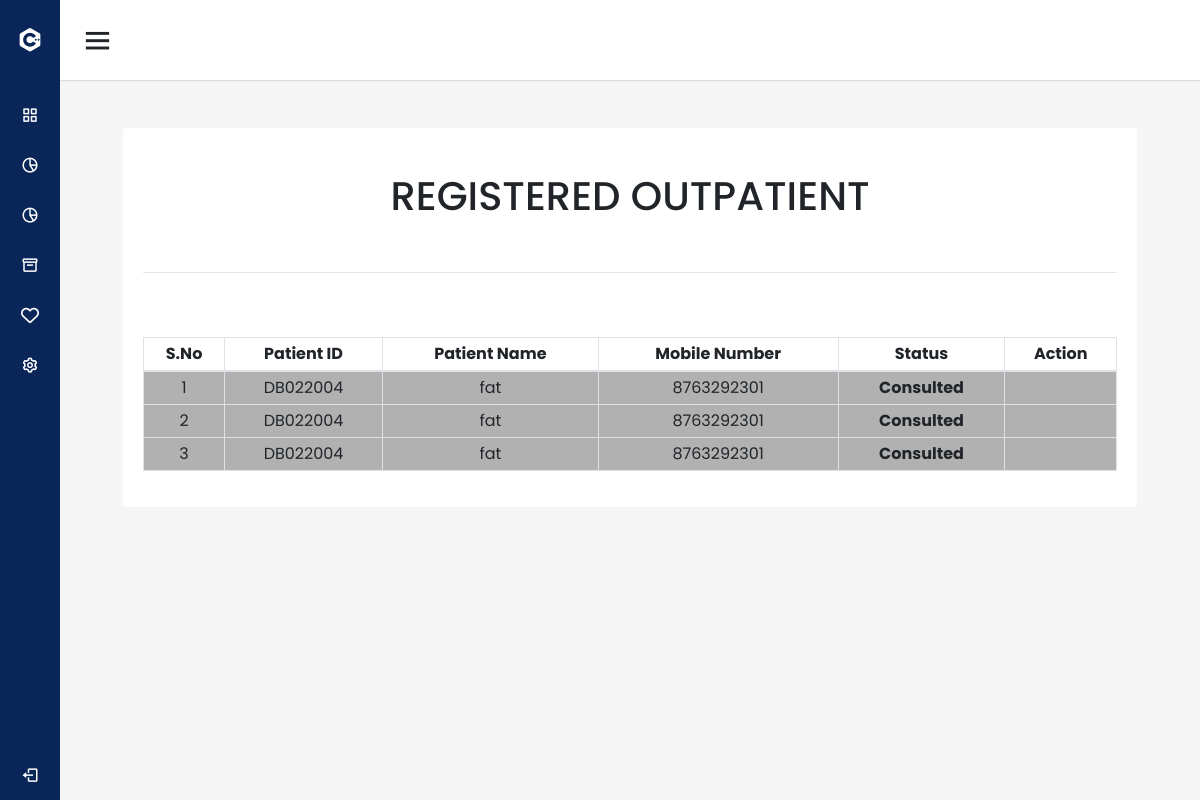
Page /doctor_view/ (signed in) on the committed database.
### management/models.py (models this page shows, shortened)
class TodayPatients(models.Model):
    patient=models.ForeignKey(PatientDetails,on_delete=models.CASCADE)
    created_at=models.DateTimeField(auto_now_add=True)
    updated_at = models.DateTimeField(auto_now=True)
    is_active=   models.BooleanField('Is active', default=False)
    is_vital=   models.BooleanField(default=False)
    is_consulted=   models.BooleanField(default=False)
    is_seperated=models.BooleanField(default=False)
    vitals=models.ForeignKey(GeneralVitals_new,on_delete=models.CASCADE,null=True,blank=True)

class PatientDetails(models.Model):
    patient_id= models.CharField(max_length=30)
    patient_name= models.CharField(max_length=30)
    fathers_name= models.CharField(max_length=30)
    age= models.CharField(max_length=30)
    date_of_birth= models.DateField()
    gender= models.CharField(max_length=30)
    blood_group=models.CharField(max_length=30,null=True,blank=True)
    address= models.TextField(max_length=30)
    phone_number = models.IntegerField(null=True,blank=True,error_messages={'phone_number':'Enter a valid phone number'})

### management/views.py (the view)
# urls.py: path('doctor_view/',views.doctor_view, name='doctor_view'),
@login_required(login_url='login_view')
def doctor_view(request,id=None):
    if id :
         messages.success(request, 'consulting Details created successfully')
    user=request.user
    if user.is_admin:
        x=  [TodayPatients.objects.get(id=i.id) for i in TodayPatients.objects.filter(created_at__contains=datetime.today().date(),is_active=True) ]
        x.reverse()
        return render(request,"management/doctor_view.html",{'x':x,'user':user})
    else:
        messages.success(request,"Not admin")
        return redirect('login_view')

### management/templates/management/doctor_view.html (shortened to what this page needs)
{% extends "management/navbar.html" %}
{% load static %}
{% block content %}
<section id="out_patient">
    <div class="container-fluid">
        <div class="card mt-4 mx-5">
            <div class="card-body">
                <h1 class="card-title text-center mt-4">REGISTERED OUTPATIENT</h1><br>
                <hr><br><br>
                <table id="example" class="table table-bordered text-center" style="width:100%">
                    <thead>
                        <tr>
                            <th class="text-center">S.No</th>
                            <th class="text-center">Patient&nbsp;ID</th>
                            <th class="text-center">Patient&nbsp;Name</th>
                            <th class="text-center">Mobile&nbsp;Number</th>
                            <th class="text-center">Status</th>
                            <th class="text-center">Action</th>
                        </tr>
                    </thead>
                    <tbody>
                        {% for i in x %}
                        {% if i.is_consulted %}
                        <tr style="background-color: rgba(141, 141, 141, 0.678);">
                            <td>{{forloop.counter}}</td>
                            <td>{{i.patient.patient_id}}</td>
                            <td>{{i.patient.patient_name}}</td>
                            <td>{{i.patient.phone_number}}</td>
                            <td>{% if i.is_consulted %}
                                <strong>Consulted</strong>
                                {% else %}
                                <strong>Active</strong>
                                {% endif %}
                            </td>
                            <td>
                            </td>
                        </tr>
                        {% endif %}
                        {% endfor %}
                    </tbody>
                </table>
            </div>
        </div>
    </div>
</section>
{% endblock %}

### management/static/css/navbarstyle.css (style rules this page uses)
* { margin: 0; padding: 0; box-sizing: border-box; font-family: 'Poppins', sans-serif; }

### management/static/css/clinicstyle.css (style rules this page uses)
body { margin: 0; padding: 0; box-sizing: border-box; width: 100%; font-family: 'poppins'; font-style: normal; overflow: hidden; overflow-y: scroll; }
h1 { text-transform: uppercase; text-align: center; }
.table td, .table th { padding: 0.25rem; vertical-align: middle; border-top: 1px solid #dee2e6; }
.table thead th { vertical-align: middle; border-bottom: 2px solid #dee2e6; }

### management/static/css/login.css (style rules this page uses)
body { background-color: #ECEEFF; }
.card { border: none; }

### rows in the picture
TodayPatients: patient.patient_id "DB022004", patient.patient_name "fat", patient.phone_number "8763292301", is_consulted "Consulted"
TodayPatients: patient.patient_id "DB022004", patient.patient_name "fat", patient.phone_number "8763292301", is_consulted "Consulted"
TodayPatients: patient.patient_id "DB022004", patient.patient_name "fat", patient.phone_number "8763292301", is_consulted "Consulted"
